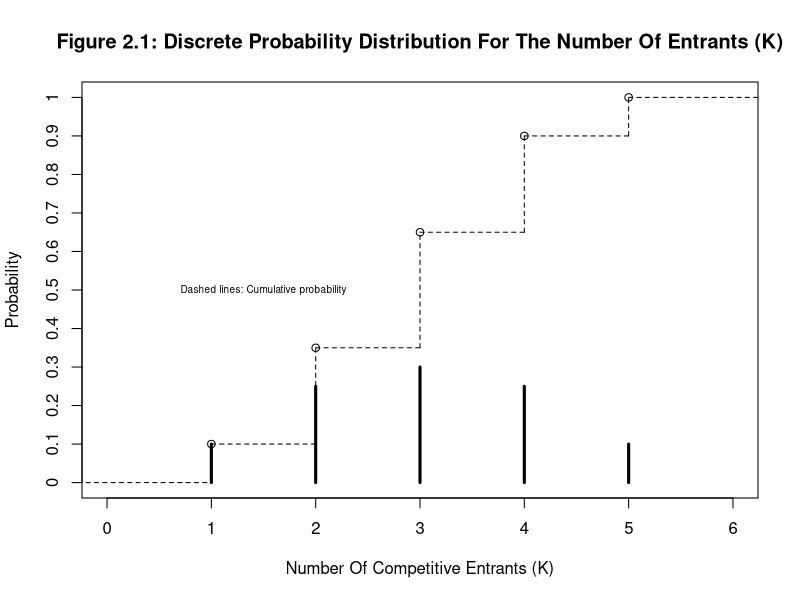
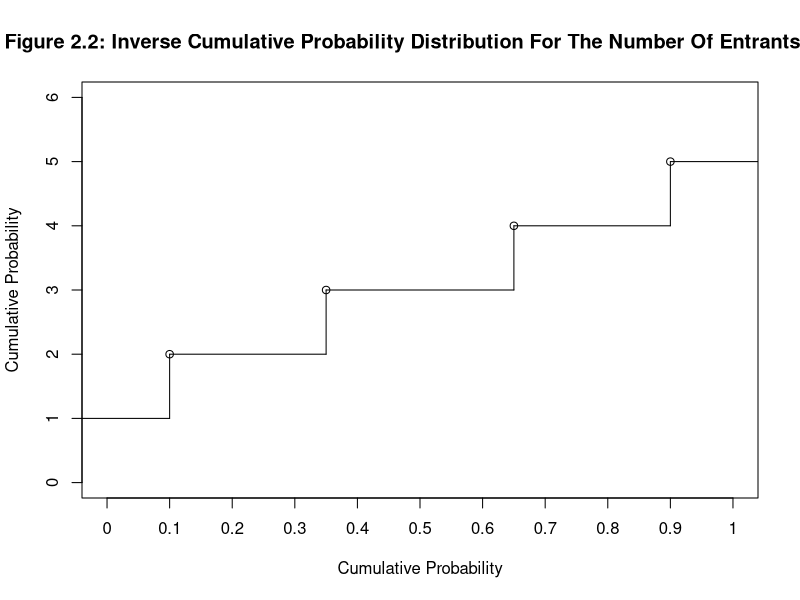
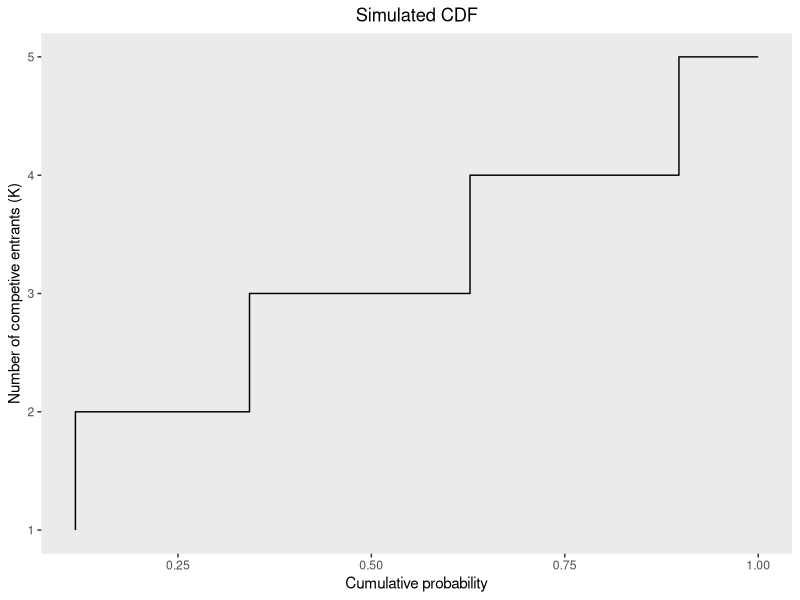
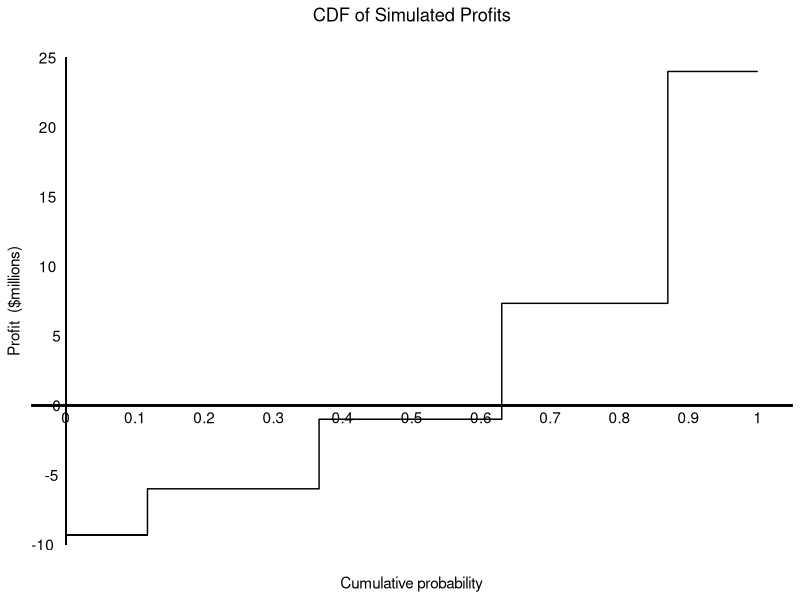
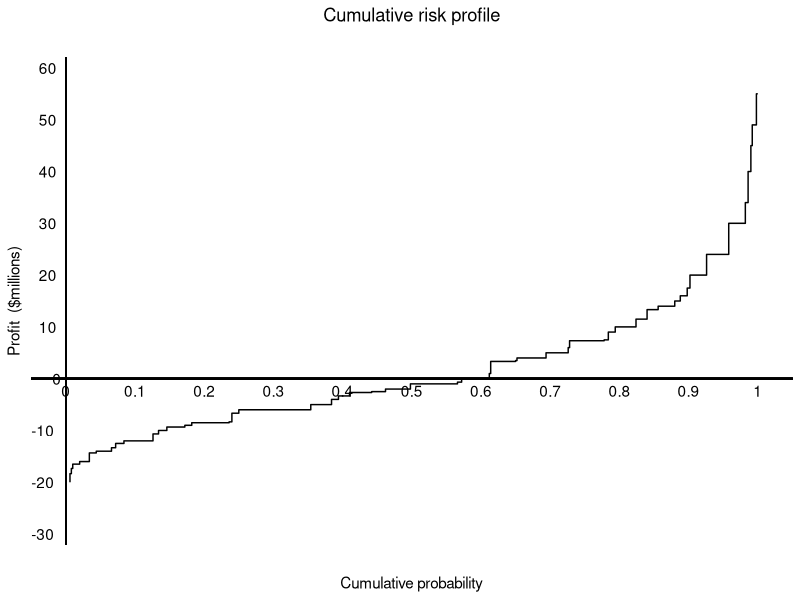

The R source for these figures, in order:
rm(list = ls())

"Authors: Matthew Dempsey & Harrison McKenny"

library(tidyverse)

# Values from Semiconductor example of Myerson, Zambrano
# possible number of competitors
K <- seq(1,5,1)
# Probability of each number competitors entering market
prob <- c(0.1,0.25,0.3,0.25,0.1)

# plot probabilities and CDF
plot.prob.cdf <- function(x,prob,xlab = "Number Of Competitive Entrants (K)",
                          title = "Figure 2.1: Discrete Probability Distribution For The Number Of Entrants (K)") {
  #######################
  # x: vector of values
  # prob: vector of probabilities
  # xlab: x label, default is set to figure 2.1 of Myerson, Zambrano
  # title: Title of chart
  # output: chart of probabilities and cdf, default is set to figure 2.1 of Myerson, Zambrano
  #######################
  
  plot(x,prob,
       type="h",
       xlim=c(0,6),
       ylim=c(0,1),
       xlab=xlab,
       ylab="Probability",
       main=title,
       lwd=3,
       yaxt="n")
  
  ticks <- seq(0,1,0.1) #customizing y axis
  axis(2,at=ticks,labels=ticks) #appending y axis
  lines(stepfun(x,cumsum(c(0,prob))),lty=2)
  text(x=1.5,y=0.5,"Dashed lines: Cumulative probability",cex=0.6)
  
} 

plot.prob.cdf(x=K, prob = prob)


# plot CDF
plot.cdf <- function(x,prob,ylab="Cumulative Probability",
                     title="Figure 2.2: Inverse Cumulative Probability Distribution For The Number Of Entrants (K)",
                     add = F) {
  #######################
  # x: vector of values
  # prob: vector of probabilities
  # ylab: x label, default is set to figure 2.2 of Myerson, Zambrano
  # title: Title of chart
  # output: chart of cdf, default is set to figure 2.2 of Myerson, Zambrano
  #######################
  
  plot(stepfun(cumsum(prob[1:(length(prob)-1)]),c(x)),
       ylim=c(0,length(x)+1),
       xlim=c(0,1),
       ylab=ylab,
       xlab="Cumulative Probability",
       main=title,
       xaxt="n",
       add = add)
  
  #customizing xaxis
  ticks <- seq(0,1,0.1)
  axis(1,at=ticks,labels=ticks)
  
}

plot.cdf(K,prob = prob)



# Calculate Profit based on number of competitors assuming total market value of 100 and fixed cost of 26

totmkt <- 100
fc <- 26


profit_mat <- function(x,prob,totalmkt,fc) {
  #######################
  # x: vector of values
  # prob: vector of probabilities
  # totalmkt: total market value
  # fc: fixed cost
  # output: returns dataframe of profit
  #######################
  
  profit_mat <- cbind.data.frame(x,prob)
  names(profit_mat) <- c('K','P(K=k)')
  profit_mat <- profit_mat %>% mutate(Profit = totalmkt/(1+K) - fc)
  return(profit_mat)
  
}

(p_mat<- profit_mat(K,prob,totalmkt = totmkt,fc))


# Find expected value and standard deviation of profit from profit matrix
(ex_value <- crossprod(p_mat$`P(K=k)`,p_mat$Profit))



STDEVPR <- function(x,prob){
  #######################
  # x: vector of values
  # prob: vector of probabilities
  # output: returns standard deviation of profit
  #######################
  
  meank<- crossprod(x,prob)
  d <- (x-c(meank))^2
  stdevk <- (crossprod(d,prob)^0.5)
  
  return(stdevk)
}

(STDEVPR(p_mat$Profit,p_mat$`P(K=k)`))

# test estimates to simulated data

# Fig 2.6/2.7
sim_competition <- function(profit_mat,n = 1000){
  #######################
  # profit_mat: profit matrix from profit_mat function
  # n: number of simulations
  # output: returns simulated mean and standard deviation of profit
  #######################
  
  sam <- sample(profit_mat$K, size = n,prob = profit_mat$`P(K=k)`, replace = T)
  
  sim_mean = mean(sam)
  squared_sd_from_mean = (sam-sim_mean)^2
  
  sim = cbind.data.frame(sam,squared_sd_from_mean)
  names(sim) <- c("Sim'd K", 'Squared deviations from sample mean')
  results = list(sim_mean,sd(sam),sim)
  names(results)<-c('Sample Mean', 'SD', 'Simulation')
  return(results)
}

comp <- sim_competition(p_mat, n=400)
comp[1:2]
comp$Simulation[1:10,]


# plot cdf of simulated value

g <- ggplot(comp[[3]],aes(`Sim'd K`)) +
  stat_ecdf(geom = 'step', pad = F) +
  labs(y='Cumulative probability', x = 'Number of competive entrants (K)') +
  coord_flip() + 
  ggtitle('Simulated CDF') +
  theme(plot.title = element_text(hjust = 0.5),
        panel.grid.major = element_blank(),
        panel.grid.minor = element_blank())

g

# Fig 2.8
sample_properties <- function(x, prob, n=30, samp = F) {
  #######################
  # x: vector of values
  # prob: vector of probabilities
  # n: number of samples
  # output: returns simulated mean and standard deviation vs the real expected value and standard deviation
  #######################
  
  ex_val = crossprod(x,prob)
  sdv = STDEVPR(x,prob)
  sdv_of_ex_val = sdv/sqrt(n)
 
  sam <- sample(x, size = n,prob = prob, replace = T)
  sam_mean <- mean(sam)
  sam_sd <- sd(sam)
  sam_sd_of_mean = sam_sd/sqrt(n)
  
  conintLow = sam_mean-1.96*sam_sd_of_mean
  conintHi = sam_mean+1.96*sam_sd_of_mean
  
  ex_val_in_95 = ex_val > conintLow & ex_val < conintHi
  
  cum_prob_.05 = unname(quantile(sam,0.05))
  
  if(samp){
    results = list(data.frame(ex_val,sam_mean,
                         sdv,sam_sd,
                         sdv_of_ex_val, sam_sd_of_mean,
                         cum_prob_.05,ex_val_in_95),
                   sam,
                   x)
    
  }else{
    results = data.frame(ex_val,sam_mean,
                         sdv,sam_sd,
                         sdv_of_ex_val, sam_sd_of_mean,
                         cum_prob_.05,ex_val_in_95)
    
  }
  
  return(results)
}

(sample_properties(x = K,prob = prob, n = 30))

# At 95% confidence we would exect the true expected value to be observed in the confidence interval of the simulated values ~5%
test = data.frame()
for (i in 1:1000) {
  test <- rbind.data.frame(test,sample_properties(x = K,prob = prob, n = 500))
}
1-sum(test$ex_val_in_95)/1000

# Fig 2.9 same as Fig 2.8 only with profit instead of nuymber of competitors

(sample_properties(x = p_mat$Profit,prob = p_mat$`P(K=k)`, n = 500))


# Fig 2.10
#create data
profit_sim <- sample_properties(x = p_mat$Profit,prob = p_mat$`P(K=k)`, n = 500, samp = T)
profits <- data.frame(profit_sim[[2]])
names(profits) <- 'exp_profit'

#create ticks for both x and y axes
xlab_frame <- data.frame(xlab = seq(0, 1,.1))
ylab_frame <- data.frame(ylab = seq(-10,25,5))

g2 <- ggplot(profits, aes(exp_profit)) +
        stat_ecdf(geom = 'step', pad = F) +
        labs(y='Cumulative probability', x = 'Profit  ($millions)') +
        coord_flip() + 
        # y axis line
        geom_segment(x = 0, xend = 0, 
                     y = min(profits), yend = max(profits),
                     size = 0.5) +
        # x axis line
        geom_segment(y = 0, yend = 0, 
                     x = 0, xend = 1,
                     size = 0.5) +
        # y axis to cumulative function line
        geom_segment(y = 0, yend = ecdf(profits$exp_profit)(min(profits)), 
                     x = min(profits), xend = min(profits),
                     size = 0.5) +
        
        # x ticks
        geom_segment(aes(y = 0, yend = 1, 
                         x = 0, xend = 0 + .0000001)) +
        # y ticks
        geom_segment(aes(y = 0, yend = 0 + .0000001, 
                         x = -10, xend = 25)) + 
        
        # labels
        geom_text(data=xlab_frame, aes(x=0, y=xlab, label=xlab),
                  vjust=1.5) +
        geom_text(data=ylab_frame, aes(x=ylab, y=0, label=ylab),
                  hjust=1.5) +
        ggtitle('CDF of Simulated Profits') +
        theme(plot.title = element_text(hjust = 0.5),
              panel.grid.major = element_blank(),
              panel.grid.minor = element_blank(),
              axis.text = element_blank(),
              axis.ticks = element_blank(),
              panel.background = element_blank())
g2

# Fig 2.11 Simulation of market if competitors, development cost and market value are unknown

market_sim <- function(comp,comp_prob,
                       dev_cost, dev_prob,
                       mkt_val,mkt_prob,
                       n = 500) {
  #######################
  # comp: vector of possible number of competitors
  # comp_prob: vector of probabilities of possible number of competitors
  # dev_cost: vector of possible development costs
  # dev_prob: vector of probabilities of possible development costs
  # mkt_val: vector of possible of market values
  # mkt_prob: vector of probabilities of possible market values
  # n: number of samples
  # output: returns list of dataframes of simulation and corresponding summary statistics
  #######################
  
  com = sample(comp, prob = comp_prob, size = n, replace = T)
  dev = sample(dev_cost, prob = dev_prob, size = n,replace = T)
  mkt = sample(mkt_val, prob = mkt_prob, size = n,replace = T)
  
  sim = cbind.data.frame(com,dev,mkt)
  names(sim) <- c('Competitors','Development','Total_Market')
  sim <- sim %>% mutate(Profit = Total_Market/(1+Competitors) - Development) 
  
  mean_profit <- mean(sim$Profit)
  sd_profit <- sd(sim$Profit)
  sim_sd_of_mean = sd_profit/sqrt(n)
  
  conintLow = mean_profit-1.96*sim_sd_of_mean
  conintHi = mean_profit+1.96*sim_sd_of_mean
  
  cum_prob_.05 = unname(quantile(sim$Profit,0.05))
  
  results <- list(sim,data.frame(mean_profit,sd_profit,sim_sd_of_mean,conintLow,conintHi,cum_prob_.05))
  
  return(results)
  
}

# Fig 2.11 Market
comp <- seq(1,5,1)
comp_prob <- c(0.1,0.25,0.3,0.25,0.1)
dev_cost <- c(20,26,30,34)
dev_prob <- c(0.2,0.5,0.2,0.1)
mkt_val <- c(70,100,120,150)
mkt_prob <- c(0.3,0.4,0.2,0.1)

mkt_sim <- market_sim(comp = comp,comp_prob = comp_prob,
           dev_cost = dev_cost, dev_prob = dev_prob,
           mkt_val = mkt_val,mkt_prob = mkt_prob,
           n = 500)

# Fig 2.11 Chart

#create ticks for both x and y axes
xlab_frame <- data.frame(xlab = seq(0, 1,.1))
ylab_frame <- data.frame(ylab = seq(plyr::round_any(min(mkt_val)/(1+max(comp)) - max(dev_cost),10,floor),
                                    plyr::round_any(max(mkt_val)/(1+min(comp)) - min(dev_cost),10,ceiling),10))

g3 <- ggplot(mkt_sim[[1]], aes(Profit)) +
  stat_ecdf(geom = 'step', pad = F) +
  labs(y='Cumulative probability', x = 'Profit  ($millions)') +
  coord_flip() + 
  # y axis line
  geom_segment(x = 0, xend = 0, 
               y = min(mkt_sim[[1]]$Profit), yend = max(mkt_sim[[1]]$Profit),
               size = 0.5) +
  # x axis line
  geom_segment(y = 0, yend = 0, 
               x = 0, xend = 1,
               size = 0.5) +
  # x ticks
  geom_segment(aes(y = 0, yend = 1, 
                   x = 0, xend = 0 + .0000001)) +
  # y ticks
  geom_segment(aes(y = 0, yend = 0 + .0000001, 
                   x = -32, xend = 62)) + 
  # labels
  geom_text(data=xlab_frame, aes(x=0, y=xlab, label=xlab),
            vjust=1.5) +
  geom_text(data=ylab_frame, aes(x=ylab, y=0, label=ylab),
            hjust=1.5) +
  ggtitle('Cumulative risk profile') +
  theme(plot.title = element_text(hjust = 0.5),
        panel.grid.major = element_blank(),
        panel.grid.minor = element_blank(),
        axis.text = element_blank(),
        axis.ticks = element_blank(),
        panel.background = element_blank())
g3
